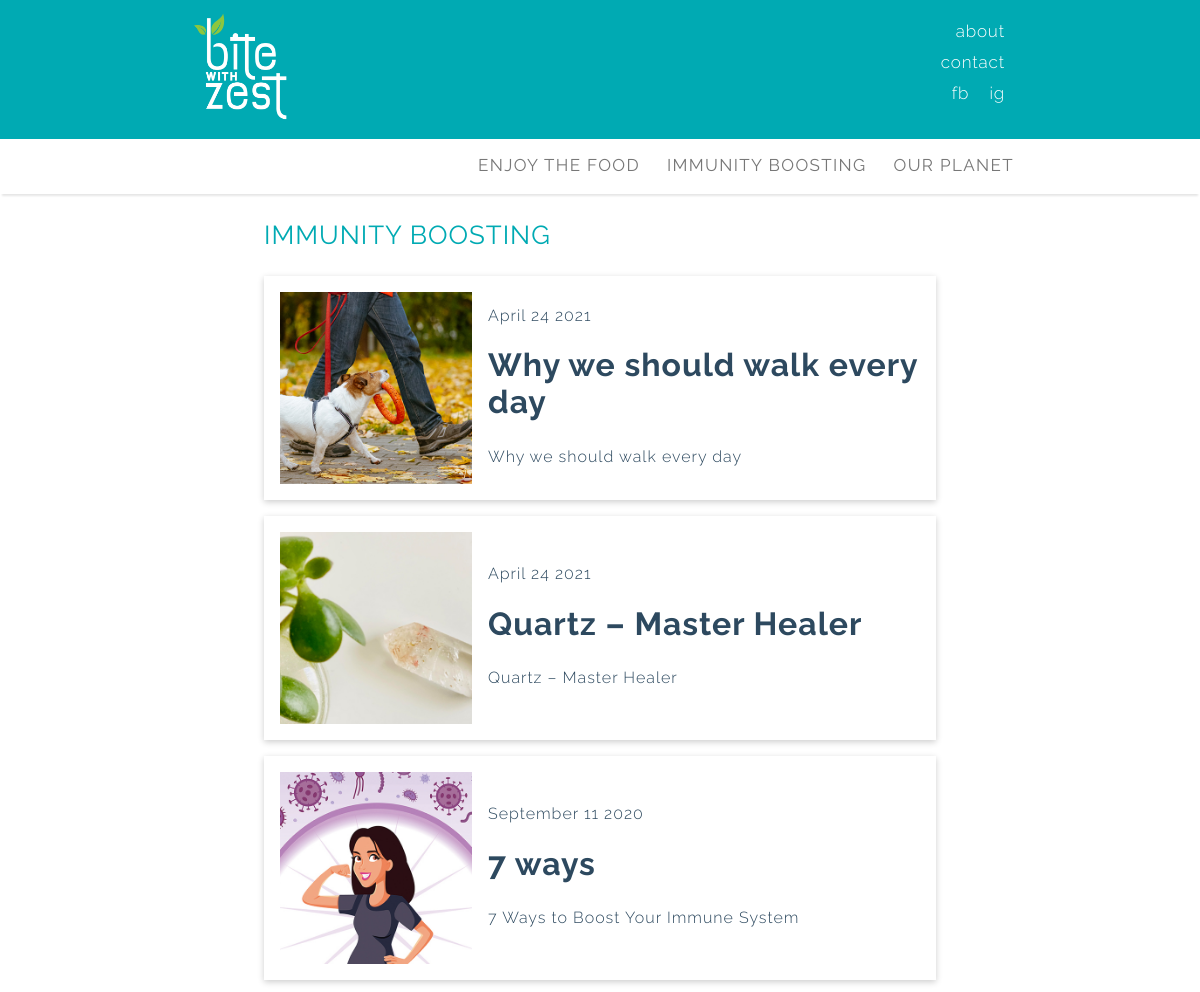
The page /filter/immunity-boosting/ on the database its author committed.
### blog/models.py (models this page shows, shortened)
class Category(models.Model):
    description = models.CharField(max_length=200, unique=True)
    status = models.IntegerField(choices=STATUS, default=0)
    slug = models.SlugField(max_length=200,unique=True, default='')
    class Meta:
        verbose_name_plural = 'Categories'

class Post(models.Model):
    titleplus = models.TextField(max_length=240, default='')
    author = models.ForeignKey(User, on_delete= models.CASCADE,related_name='blog_posts')
    updated_on = models.DateTimeField(auto_now= True)
    created_on = models.DateTimeField(auto_now_add=True)
    custom_date = models.DateTimeField(null= True,blank=True)
    category = models.CharField(max_length=200, choices=category_list, default='')
    subcategory = models.CharField(max_length=200, choices=subcategory_list, default='uncategorized')
    status = models.IntegerField(choices=STATUS, default=0)
    cardtype = models.IntegerField(choices=CARDTYPE, default=0)
    thumbnail = models.FileField(upload_to=path_and_rename,blank=True)
    thumbnail_desc = models.CharField(max_length=200,default='',blank=True)
    opener_pic= models.FileField(upload_to=path_and_rename_opener,blank=True)
    intro = RichTextUploadingField()
    title = models.CharField(max_length=200, unique=True)
    slug = models.SlugField(max_length=200, unique=True)
    maintext = RichTextUploadingField(default='')
    intro1 = RichTextUploadingField(default='',blank=True)
    intro_pic= models.FileField(upload_to=path_and_rename_intro,blank=True)
    intro_pic_desc = models.CharField(max_length=200,default='',blank=True)
    legend = RichTextUploadingField(default='',blank=True)
    add_pic = models.FileField(upload_to=path_and_rename_add,blank=True)
    add_pic_desc = models.CharField(max_length=200,default='',blank=True)
    ingredients = RichTextField(blank=True)
    preparationtext = RichTextUploadingField(default='',blank=True)
    main_pic = models.FileField(upload_to=path_and_rename_main,blank=True)
    main_pic_desc = models.CharField(max_length=200,default='',blank=True)
    tip = RichTextField(default='',blank=True)
    relates_to = models.ForeignKey('self', on_delete=models.CASCADE, default=1)
    relates_to_desc = models.CharField(max_length=300,default='',blank=True)
    outro = RichTextUploadingField(default='',blank=True)
    class Meta:
        ordering = ['-created_on']
        verbose_name_plural = 'Posts'

### blog/views.py (the view)
# urls.py: path('filter/<slug:slug>/', views.CategoryList.as_view(), name='category_view'),
class CategoryList(generic.DetailView):
    model = Category
    template_name = 'post_cat_list.html'
    def get_context_data(self, **kwargs):
        context = super(CategoryList, self).get_context_data(**kwargs)
        shared_context(context)
        return context

### blog/templates/post_cat_list.html (shortened to what this page needs)
{% extends "base.html" %}
{% load static %}
{% block post_showcase %}
<div class="gallery-cat" id="galleryCat">
  <header class="post-cat-header">
    {% if request.resolver_match.url_name  == 'category_view' %}
    <h3 class="post-cat-title">{{object.description|upper}} </h3>
    {% elif request.resolver_match.url_name  == 'featured_view'%}
    <h3 class="post-cat-title">FEATURED </h3>
    {% else %}
    <h3 class="post-cat-title">{{object.name|upper}} </h3>
    {% endif %}
  </header>
  {% if request.resolver_match.url_name  == 'category_view' %}
    {% for post in post_cat_list %}
      {% if object.description == post.category %}
      <a href="{% url 'post_detail' post.slug  %}">
        <div class="post-cat-card">
          <div class="post-cat-card__img">
            <img src="../../media/post{{post.id}}/thumbs/post_thumb{{post.id}}.jpg" alt="">
          </div>
          <div class="post-cat-card__info">
            <div class="post-cat-card__date">
              <span>{{ post.created_on | date:"F d Y"}}</span>
            </div>
            <h1 class="post-cat-card__title">{{ post.title | safe }}</h1>
            <p class="post-cat-card__text">{{post.titleplus}}</p>
          </div>
        </div>
      </a>
      {% endif %}
    {% endfor %}
  {% endif %}
</div>
{% endblock  %}

### blog/templates/base.html (shortened to what this page needs)
{% load static %}
<!DOCTYPE html>
<html lang="en">
	<head>
		<link rel="stylesheet" href="/static/css/style.css" />
		<link rel="stylesheet" href="/static/css/responsive.css" />
	</head>
<body onresize="resizeWindow()">
<div class="header-wrapper">
	<div class="header">
		<div class="logo">
			<a href="/"><img src="{% static 'img/BwZ_logo_W.png' %}" alt="logo"></a>
		</div>
		<div class="header-nav">
			<ul>
				<li><a href="/">about</a></li>
				<li><a href="javascript:void(0)">contact</a></li>
				<li><a href="javascript:void(0)">fb</a>  <a href="javascript:void(0)">ig</a></li>
			</ul>
		</div>
	</div>
</div>
<div class="topnav-wrapper" id="myTopnavWrapper">
	<div class="topnav" id="myTopnav">
	<div class="desc">
	  {% for category in cat_list %}
	  <div class="dropdown">
		<button class="dropbtn"><a href="{% url 'category_view' category.slug  %}" class="">{{category.description}}</a></button>
	  </div>
	  {% endfor %}
	</div>
  </div>
</div>
	<div class="content" id="content">
		{% block post_showcase %}{% endblock post_showcase %}
	</div>
</body>
</html>

### static/css/style.css (style rules this page uses)
:root { --yellow: #ffc600; --black: rgb(45, 73, 95); --grey: #777777; --main: rgb(0, 170, 179); --main_transparent: rgba(0, 170, 179, 0.1); --divider-border-style: solid; --divider-color: var( --main ); --divider-border-width: 3px; }
*, *:before, *:after { box-sizing: border-box; }
body { font-family: Raleway, sans-serif; letter-spacing: 1px; margin: 0; font-weight: 300; }
button { font-family: Raleway, sans-serif; }
h1,h2,h3,h4,h5,h6 { margin: 0,0,5px,0; }
p { margin: 0; line-height: 29px; }
.content { display: grid; }
.post-cat-title { color: var(--main); font-weight: 400; font-size: 26px; }
@media (max-width: 1440px) { .post-cat-title { color: var(--main); font-weight: 400; font-size: 26px; } }

### static/css/responsive.css (style rules this page uses)
img { max-width: 100%; }
.topnav-wrapper { box-shadow: 0 4px 2px -2px rgba(0,0,0,.1); z-index: 1; max-width: 100%; background-color: #fff; }
.topnav { overflow: hidden; background-color: #fff; margin: auto ; width: 70%; z-index: 2; }
.topnav a { float: right; display: block; color: var(--grey); text-decoration: none; font-size: 17px; text-transform: uppercase; text-align: center; letter-spacing: 0.08em; }
.logo { max-width: 120px; }
.dropdown { float: right; overflow: hidden; }
.header-wrapper { background-color: var(--main); max-width: 100%; }
.header { background-color: var(--main); text-align: center; margin: auto; width: 70%; display: grid; grid-template-columns: auto auto; }
.header-nav { display: block; color: white; text-align: right; }
.header-nav a { color: white; font-size: 17px; letter-spacing: .05em; padding-right: 15px; }
.header-nav>ul { list-style-type: none; line-height: 30px; }
.dropdown .dropbtn { font-size: 17px; border: none; color: var(--grey); background-color: inherit; line-height: 20px; text-transform: uppercase; letter-spacing: 0.08em; text-align: center; }
@media (min-width: 960px) { .dropdown .dropbtn { font-size: 17px; border: none; color: var(--grey); padding-left: 21px; background-color: inherit; line-height: 50px; text-transform: uppercase; letter-spacing: 0.08em; text-align: center; } }
@media (min-width: 960px) { .gallery-cat { display: block; margin: auto auto 30px; width: 56%; height: 100vmax; } }
@media (min-width: 960px) { .post-cat-card { max-width: 80rem; max-height: 14rem; margin-bottom: 1rem; box-shadow: 0 0.1rem 0.4rem rgba(0,0,0,0.2); display: flex; align-items: center; height: 14rem; } }
@media (min-width: 960px) { .post-cat-card__img { min-width: 12rem; max-width: 14rem; height: 12rem; width: 12rem; transform: translateX(1rem); position: relative; } }
@media (min-width: 960px) { .post-cat-card__img img { width: 100%; height: 100%; object-fit: cover; } }
@media (min-width: 960px) { .post-cat-card__info { padding-left: 2rem; } }
@media (min-width: 960px) { a { text-decoration: none; color: var(--black); } }

### rows shown on the page
Category: description "OUR PLANET"
Category: description "IMMUNITY BOOSTING"
Category: description "ENJOY THE FOOD"
Post: shows a picture, created_on "April 24 2021", title "Why we should walk every day", titleplus "Why we should walk every day"
Post: shows a picture, created_on "April 24 2021", title "Quartz – Master Healer", titleplus "Quartz – Master Healer"
Post: shows a picture, created_on "September 11 2020", title "7 ways", titleplus "7 Ways to Boost Your Immune System"
